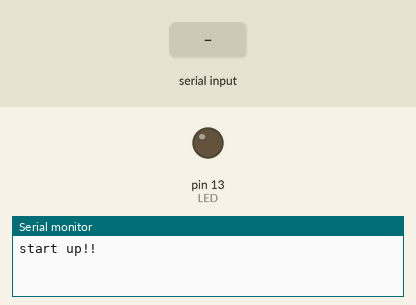
This sketch was run on a simulated Arduino Uno, built with avr-gcc and run on an emulated ATmega328P. Parts: output pins drawn as LEDs (lit = HIGH), the last lines printed to the serial monitor. The inputs (shaded band) are chosen by the test bench.

Above: at 1.2 s.
1.3 s: "1" received over Serial
At 1.9 s:
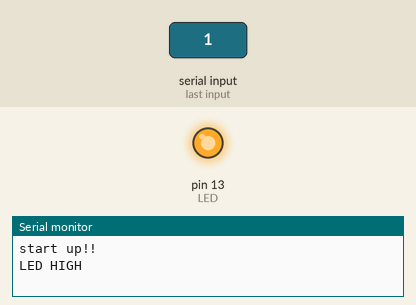
2.8 s: "0" received over Serial
At 4.2 s:
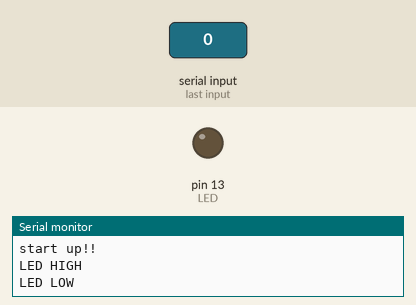
Timing chart, 0 to 5.8 s (numbered marks = the images above; inputs shaded):
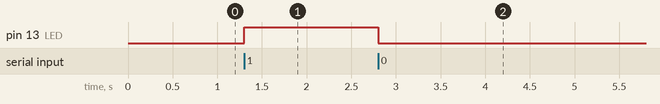

Measured:
- after the input at 1.3 s, pin 13 (LED): LOW → HIGH at once
- after the input at 2.8 s, pin 13 (LED): HIGH → LOW at once

The sketch:

18A002_Serial_Led.ino
```cpp
/*
  時間：2018/05/25
  作者：黑修斯 (陳建仲)
  版本：v01
  說明：用於serial port教學說明，輸入1亮起LDE，輸入0關閉LED。
*/
int LED = 13;   //定義LED的腳位
// the setup function runs once when you press reset or power the board
void setup() {
  // 初始化設定
  pinMode(LED, OUTPUT);
  Serial.begin(9600);   //設定的鮑率
  Serial.println("start up!!");  //初起化完成透過Serial送出(start up!!)字串。
}


void loop() {
 if(Serial.available()){  //接受是否有訊號傳入
  int val;
  val = Serial.read();    //將val設為傳入的數值
  if(val == '0'){        //如果收到字元0 ，關閉LED燈
    digitalWrite(LED, LOW);
    Serial.println("LED LOW");
  }
  if(val == '1'){       //如果收到字元1 ，開啟LED燈
    digitalWrite(LED, HIGH);
    Serial.println("LED HIGH");
  }
 }
}
```
